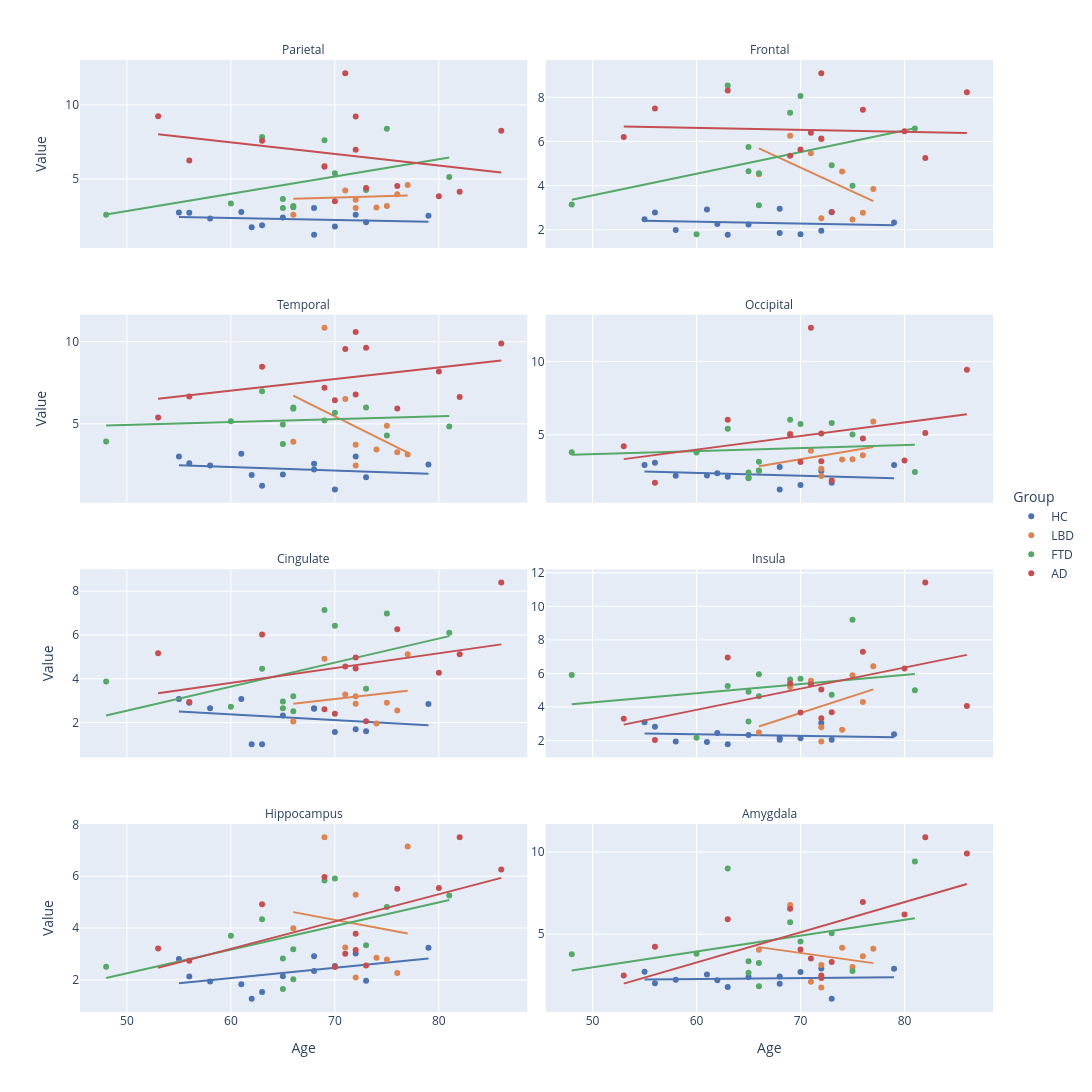

Notebook code cell kept with this figure:
### Code cell
#| label: notebook_fig_brainRois_MhD_lmplots
fig = px.scatter(
    df_brain_grouped_mahallanobis_melted,
    x='age',
    y='value',
    color='group',
    facet_col='structure',
    facet_col_wrap=2,
    category_orders={
        'structure': structure_order,
        'group': group_order,
    },
    color_discrete_map=group_colors,
    trendline='ols',
    labels={
        'age': 'Age',
        'value': 'Value',
        'group': 'Group',
    },
)

# sharey=False equivalent: let each facet have its own y-axis range
fig.update_yaxes(matches=None, showticklabels=True)

# px.scatter + trendline creates a duplicate legend entry per group
# (one for points, one for the "...,trendline" line) — collapse to one
seen = set()
for trace in fig.data:
    base_name = trace.name.split(',')[0]
    trace.legendgroup = base_name
    if 'trendline' in trace.name:
        trace.showlegend = False
    elif base_name in seen:
        trace.showlegend = False
    else:
        trace.name = base_name
        seen.add(base_name)

# clean up facet titles ("structure=Hippocampus" -> "Hippocampus")
fig.for_each_annotation(lambda a: a.update(text=a.text.split('=')[-1]))

fig.update_layout(
    width=1100,
    height=1600,
    legend=dict(
        orientation='v',
        yanchor='middle', y=0.5,
        xanchor='left', x=1.02,
    ),
)

fig

### Figure 1 — Plotly figure (JSON) as saved in the notebook; plotly's stock layout.template omitted (floating-point values rounded to 4 significant figures)
{"data": [{"hovertemplate": "Group=HC<br>structure=Parietal<br>Age=%{x}<br>Value=%{y}<extra></extra>", "legendgroup": "HC", "marker": {"color": "#4C72B0", "symbol": "circle"}, "mode": "markers", "name": "HC", "orientation": "v", "showlegend": true, "type": "scatter", "x": [63, 68, 70, 79, 56, 73, 62, 65, 68, 72, 58, 55, 61], "xaxis": "x7", "y": [1.881, 3.049, 1.792, 2.523, 2.72, 2.082, 1.751, 2.406, 1.234, 2.597, 2.342, 2.744, 2.778], "yaxis": "y7"}, {"hovertemplate": "<b>OLS trendline</b><br>value = -0.0131226 * age + 3.15797<br>R<sup>2</sup>=0.032447<br><br>Group=HC<br>structure=Parietal<br>Age=%{x}<br>Value=%{y} <b>(trend)</b><extra></extra>", "legendgroup": "HC", "marker": {"color": "#4C72B0", "symbol": "circle"}, "mode": "lines", "name": "HC", "showlegend": false, "type": "scatter", "x": [55, 56, 58, 61, 62, 63, 65, 68, 68, 70, 72, 73, 79], "xaxis": "x7", "y": [2.436, 2.423, 2.397, 2.357, 2.344, 2.331, 2.305, 2.266, 2.266, 2.239, 2.213, 2.2, 2.121], "yaxis": "y7"}, {"hovertemplate": "Group=LBD<br>structure=Parietal<br>Age=%{x}<br>Value=%{y}<extra></extra>", "legendgroup": "LBD", "marker": {"color": "#DD8452", "symbol": "circle"}, "mode": "markers", "name": "LBD", "orientation": "v", "showlegend": true, "type": "scatter", "x": [66, 77, 76, 69, 75, 77, 72, 74, 71, 72], "xaxis": "x7", "y": [2.587, NaN, 3.967, 5.879, 3.188, 4.594, 3.595, 3.074, 4.229, 3.053], "yaxis": "y7"}, {"hovertemplate": "<b>OLS trendline</b><br>value = 0.0201497 * age + 2.33632<br>R<sup>2</sup>=0.004902<br><br>Group=LBD<br>structure=Parietal<br>Age=%{x}<br>Value=%{y} <b>(trend)</b><extra></extra>", "legendgroup": "LBD", "marker": {"color": "#DD8452", "symbol": "circle"}, "mode": "lines", "name": "LBD", "showlegend": false, "type": "scatter", "x": [66, 69, 71, 72, 72, 74, 75, 76, 77], "xaxis": "x7", "y": [3.666, 3.727, 3.767, 3.787, 3.787, 3.827, 3.848, 3.868, 3.888], "yaxis": "y7"}, {"hovertemplate": "Group=FTD<br>structure=Parietal<br>Age=%{x}<br>Value=%{y}<extra></extra>", "legendgroup": "FTD", "marker": {"color": "#55A868", "symbol": "circle"}, "mode": "markers", "name": "FTD", "orientation": "v", "showlegend": true, "type": "scatter", "x": [69, 63, 73, 60, 48, 70, 70, 75, 81, 65, 65, 66, 66], "xaxis": "x7", "y": [7.617, 7.837, 4.263, 3.342, 2.599, NaN, 5.384, 8.397, 5.139, 3.053, 3.657, 3.101, 3.176], "yaxis": "y7"}, {"hovertemplate": "<b>OLS trendline</b><br>value = 0.116444 * age + -2.9754<br>R<sup>2</sup>=0.211574<br><br>Group=FTD<br>structure=Parietal<br>Age=%{x}<br>Value=%{y} <b>(trend)</b><extra></extra>", "legendgroup": "FTD", "marker": {"color": "#55A868", "symbol": "circle"}, "mode": "lines", "name": "FTD", "showlegend": false, "type": "scatter", "x": [48, 60, 63, 65, 65, 66, 66, 69, 70, 73, 75, 81], "xaxis": "x7", "y": [2.614, 4.011, 4.361, 4.593, 4.593, 4.71, 4.71, 5.059, 5.176, 5.525, 5.758, 6.457], "yaxis": "y7"}, {"hovertemplate": "Group=AD<br>structure=Parietal<br>Age=%{x}<br>Value=%{y}<extra></extra>", "legendgroup": "AD", "marker": {"color": "#C44E52", "symbol": "circle"}, "mode": "markers", "name": "AD", "orientation": "v", "showlegend": true, "type": "scatter", "x": [72, 60, 69, 56, 76, 86, 80, 53, 72, 71, 70, 82, 73, 63], "xaxis": "x7", "y": [9.212, NaN, 5.826, 6.253, 4.533, 8.255, 3.846, 9.238, 6.979, 12.14, 3.502, 4.15, 4.395, 7.577], "yaxis": "y7"}, {"hovertemplate": "<b>OLS trendline</b><br>value = -0.0781571 * age + 12.1574<br>R<sup>2</sup>=0.080777<br><br>Group=AD<br>structure=Parietal<br>Age=%{x}<br>Value=%{y} <b>(trend)</b><extra></extra>", "legendgroup": "AD", "marker": {"color": "#C44E52", "symbol": "circle"}, "mode": "lines", "name": "AD", "showlegend": false, "type": "scatter", "x": [53, 56, 63, 69, 70, 71, 72, 72, 73, 76, 80, 82, 86], "xaxis": "x7", "y": [8.015, 7.781, 7.234, 6.765, 6.686, 6.608, 6.53, 6.53, 6.452, 6.217, 5.905, 5.749, 5.436], "yaxis": "y7"}, {"hovertemplate": "Group=HC<br>structure=Frontal<br>Age=%{x}<br>Value=%{y}<extra></extra>", "legendgroup": "HC", "marker": {"color": "#4C72B0", "symbol": "circle"}, "mode": "markers", "name": "HC", "orientation": "v", "showlegend": false, "type": "scatter", "x": [63, 68, 70, 79, 56, 73, 62, 65, 68, 72, 58, 55, 61], "xaxis": "x8", "y": [1.767, 2.95, 1.8, 2.331, 2.784, 2.793, 2.263, 2.239, 1.855, 1.951, 1.989, 2.475, 2.913], "yaxis": "y8"}, {"hovertemplate": "<b>OLS trendline</b><br>value = -0.00859583 * age + 2.87821<br>R<sup>2</sup>=0.019921<br><br>Group=HC<br>structure=Frontal<br>Age=%{x}<br>Value=%{y} <b>(trend)</b><extra></extra>", "legendgroup": "HC", "marker": {"color": "#4C72B0", "symbol": "circle"}, "mode": "lines", "name": "HC", "showlegend": false, "type": "scatter", "x": [55, 56, 58, 61, 62, 63, 65, 68, 68, 70, 72, 73, 79], "xaxis": "x8", "y": [2.405, 2.397, 2.38, 2.354, 2.345, 2.337, 2.319, 2.294, 2.294, 2.277, 2.259, 2.251, 2.199], "yaxis": "y8"}, {"hovertemplate": "Group=LBD<br>structure=Frontal<br>Age=%{x}<br>Value=%{y}<extra></extra>", "legendgroup": "LBD", "marker": {"color": "#DD8452", "symbol": "circle"}, "mode": "markers", "name": "LBD", "orientation": "v", "showlegend": false, "type": "scatter", "x": [66, 77, 76, 69, 75, 77, 72, 74, 71, 72], "xaxis": "x8", "y": [4.511, NaN, 2.774, 6.254, 2.469, 3.849, 6.095, 4.635, 5.463, 2.52], "yaxis": "y8"}, {"hovertemplate": "<b>OLS trendline</b><br>value = -0.218055 * age + 20.0825<br>R<sup>2</sup>=0.265373<br><br>Group=LBD<br>structure=Frontal<br>Age=%{x}<br>Value=%{y} <b>(trend)</b><extra></extra>", "legendgroup": "LBD", "marker": {"color": "#DD8452", "symbol": "circle"}, "mode": "lines", "name": "LBD", "showlegend": false, "type": "scatter", "x": [66, 69, 71, 72, 72, 74, 75, 76, 77], "xaxis": "x8", "y": [5.691, 5.037, 4.601, 4.383, 4.383, 3.946, 3.728, 3.51, 3.292], "yaxis": "y8"}, {"hovertemplate": "Group=FTD<br>structure=Frontal<br>Age=%{x}<br>Value=%{y}<extra></extra>", "legendgroup": "FTD", "marker": {"color": "#55A868", "symbol": "circle"}, "mode": "markers", "name": "FTD", "orientation": "v", "showlegend": false, "type": "scatter", "x": [69, 63, 73, 60, 48, 70, 70, 75, 81, 65, 65, 66, 66], "xaxis": "x8", "y": [7.305, 8.537, 4.922, 1.793, 3.143, NaN, 8.062, 3.998, 6.586, 4.647, 5.753, 3.108, 4.561], "yaxis": "y8"}, {"hovertemplate": "<b>OLS trendline</b><br>value = 0.0983851 * age + -1.3659<br>R<sup>2</sup>=0.148731<br><br>Group=FTD<br>structure=Frontal<br>Age=%{x}<br>Value=%{y} <b>(trend)</b><extra></extra>", "legendgroup": "FTD", "marker": {"color": "#55A868", "symbol": "circle"}, "mode": "lines", "name": "FTD", "showlegend": false, "type": "scatter", "x": [48, 60, 63, 65, 65, 66, 66, 69, 70, 73, 75, 81], "xaxis": "x8", "y": [3.357, 4.537, 4.832, 5.029, 5.029, 5.128, 5.128, 5.423, 5.521, 5.816, 6.013, 6.603], "yaxis": "y8"}, {"hovertemplate": "Group=AD<br>structure=Frontal<br>Age=%{x}<br>Value=%{y}<extra></extra>", "legendgroup": "AD", "marker": {"color": "#C44E52", "symbol": "circle"}, "mode": "markers", "name": "AD", "orientation": "v", "showlegend": false, "type": "scatter", "x": [72, 60, 69, 56, 76, 86, 80, 53, 72, 71, 70, 82, 73, 63], "xaxis": "x8", "y": [9.097, NaN, 5.349, 7.497, 7.435, 8.227, 6.462, 6.198, 6.131, 6.398, 5.633, 5.247, 2.805, 8.315], "yaxis": "y8"}, {"hovertemplate": "<b>OLS trendline</b><br>value = -0.0089045 * age + 7.15472<br>R<sup>2</sup>=0.002632<br><br>Group=AD<br>structure=Frontal<br>Age=%{x}<br>Value=%{y} <b>(trend)</b><extra></extra>", "legendgroup": "AD", "marker": {"color": "#C44E52", "symbol": "circle"}, "mode": "lines", "name": "AD", "showlegend": false, "type": "scatter", "x": [53, 56, 63, 69, 70, 71, 72, 72, 73, 76, 80, 82, 86], "xaxis": "x8", "y": [6.683, 6.656, 6.594, 6.54, 6.531, 6.523, 6.514, 6.514, 6.505, 6.478, 6.442, 6.425, 6.389], "yaxis": "y8"}, {"hovertemplate": "Group=HC<br>structure=Temporal<br>Age=%{x}<br>Value=%{y}<extra></extra>", "legendgroup": "HC", "marker": {"color": "#4C72B0", "symbol": "circle"}, "mode": "markers", "name": "HC", "orientation": "v", "showlegend": false, "type": "scatter", "x": [63, 68, 70, 79, 56, 73, 62, 65, 68, 72, 58, 55, 61], "xaxis": "x5", "y": [1.24, 2.575, 1.006, 2.534, 2.597, 1.745, 1.896, 1.914, 2.219, 3.01, 2.472, 3.022, 3.182], "yaxis": "y5"}, {"hovertemplate": "<b>OLS trendline</b><br>value = -0.0216373 * age + 3.67721<br>R<sup>2</sup>=0.052263<br><br>Group=HC<br>structure=Temporal<br>Age=%{x}<br>Value=%{y} <b>(trend)</b><extra></extra>", "legendgroup": "HC", "marker": {"color": "#4C72B0", "symbol": "circle"}, "mode": "lines", "name": "HC", "showlegend": false, "type": "scatter", "x": [55, 56, 58, 61, 62, 63, 65, 68, 68, 70, 72, 73, 79], "xaxis": "x5", "y": [2.487, 2.466, 2.422, 2.357, 2.336, 2.314, 2.271, 2.206, 2.206, 2.163, 2.119, 2.098, 1.968], "yaxis": "y5"}, {"hovertemplate": "Group=LBD<br>structure=Temporal<br>Age=%{x}<br>Value=%{y}<extra></extra>", "legendgroup": "LBD", "marker": {"color": "#DD8452", "symbol": "circle"}, "mode": "markers", "name": "LBD", "orientation": "v", "showlegend": false, "type": "scatter", "x": [66, 77, 76, 69, 75, 77, 72, 74, 71, 72], "xaxis": "x5", "y": [3.912, NaN, 3.272, 10.84, 4.884, 3.141, 3.733, 3.445, 6.512, 2.465], "yaxis": "y5"}, {"hovertemplate": "<b>OLS trendline</b><br>value = -0.314847 * age + 27.4984<br>R<sup>2</sup>=0.181639<br><br>Group=LBD<br>structure=Temporal<br>Age=%{x}<br>Value=%{y} <b>(trend)</b><extra></extra>", "legendgroup": "LBD", "marker": {"color": "#DD8452", "symbol": "circle"}, "mode": "lines", "name": "LBD", "showlegend": false, "type": "scatter", "x": [66, 69, 71, 72, 72, 74, 75, 76, 77], "xaxis": "x5", "y": [6.718, 5.774, 5.144, 4.829, 4.829, 4.2, 3.885, 3.57, 3.255], "yaxis": "y5"}, {"hovertemplate": "Group=FTD<br>structure=Temporal<br>Age=%{x}<br>Value=%{y}<extra></extra>", "legendgroup": "FTD", "marker": {"color": "#55A868", "symbol": "circle"}, "mode": "markers", "name": "FTD", "orientation": "v", "showlegend": false, "type": "scatter", "x": [69, 63, 73, 60, 48, 70, 70, 75, 81, 65, 65, 66, 66], "xaxis": "x5", "y": [5.201, 6.985, 5.998, 5.163, 3.929, NaN, 5.672, 4.286, 4.839, 3.779, 4.965, 5.923, 5.992], "yaxis": "y5"}, {"hovertemplate": "<b>OLS trendline</b><br>value = 0.0174539 * age + 4.06274<br>R<sup>2</sup>=0.023031<br><br>Group=FTD<br>structure=Temporal<br>Age=%{x}<br>Value=%{y} <b>(trend)</b><extra></extra>", "legendgroup": "FTD", "marker": {"color": "#55A868", "symbol": "circle"}, "mode": "lines", "name": "FTD", "showlegend": false, "type": "scatter", "x": [48, 60, 63, 65, 65, 66, 66, 69, 70, 73, 75, 81], "xaxis": "x5", "y": [4.901, 5.11, 5.162, 5.197, 5.197, 5.215, 5.215, 5.267, 5.285, 5.337, 5.372, 5.477], "yaxis": "y5"}, {"hovertemplate": "Group=AD<br>structure=Temporal<br>Age=%{x}<br>Value=%{y}<extra></extra>", "legendgroup": "AD", "marker": {"color": "#C44E52", "symbol": "circle"}, "mode": "markers", "name": "AD", "orientation": "v", "showlegend": false, "type": "scatter", "x": [72, 60, 69, 56, 76, 86, 80, 53, 72, 71, 70, 82, 73, 63], "xaxis": "x5", "y": [10.58, NaN, 7.193, 6.666, 5.934, 9.889, 8.19, 5.387, 6.78, 9.552, 6.432, 6.632, 9.635, 8.467], "yaxis": "y5"}, {"hovertemplate": "<b>OLS trendline</b><br>value = 0.0704394 * age + 2.79379<br>R<sup>2</sup>=0.155437<br><br>Group=AD<br>structure=Temporal<br>Age=%{x}<br>Value=%{y} <b>(trend)</b><extra></extra>", "legendgroup": "AD", "marker": {"color": "#C44E52", "symbol": "circle"}, "mode": "lines", "name": "AD", "showlegend": false, "type": "scatter", "x": [53, 56, 63, 69, 70, 71, 72, 72, 73, 76, 80, 82, 86], "xaxis": "x5", "y": [6.527, 6.738, 7.231, 7.654, 7.725, 7.795, 7.865, 7.865, 7.936, 8.147, 8.429, 8.57, 8.852], "yaxis": "y5"}, {"hovertemplate": "Group=HC<br>structure=Occipital<br>Age=%{x}<br>Value=%{y}<extra></extra>", "legendgroup": "HC", "marker": {"color": "#4C72B0", "symbol": "circle"}, "mode": "markers", "name": "HC", "orientation": "v", "showlegend": false, "type": "scatter", "x": [63, 68, 70, 79, 56, 73, 62, 65, 68, 72, 58, 55, 61], "xaxis": "x6", "y": [2.123, 2.793, 1.57, 2.927, 3.086, 1.722, 2.369, 2.065, 1.259, 2.525, 2.193, 2.938, 2.211], "yaxis": "y6"}, {"hovertemplate": "<b>OLS trendline</b><br>value = -0.0192475 * age + 3.54942<br>R<sup>2</sup>=0.059830<br><br>Group=HC<br>structure=Occipital<br>Age=%{x}<br>Value=%{y} <b>(trend)</b><extra></extra>", "legendgroup": "HC", "marker": {"color": "#4C72B0", "symbol": "circle"}, "mode": "lines", "name": "HC", "showlegend": false, "type": "scatter", "x": [55, 56, 58, 61, 62, 63, 65, 68, 68, 70, 72, 73, 79], "xaxis": "x6", "y": [2.491, 2.472, 2.433, 2.375, 2.356, 2.337, 2.298, 2.241, 2.241, 2.202, 2.164, 2.144, 2.029], "yaxis": "y6"}, {"hovertemplate": "Group=LBD<br>structure=Occipital<br>Age=%{x}<br>Value=%{y}<extra></extra>", "legendgroup": "LBD", "marker": {"color": "#DD8452", "symbol": "circle"}, "mode": "markers", "name": "LBD", "orientation": "v", "showlegend": false, "type": "scatter", "x": [66, 77, 76, 69, 75, 77, 72, 74, 71, 72], "xaxis": "x6", "y": [2.551, NaN, 3.608, 5.072, 3.33, 5.909, 2.684, 3.318, 3.914, 2.176], "yaxis": "y6"}, {"hovertemplate": "<b>OLS trendline</b><br>value = 0.119035 * age + -5.00544<br>R<sup>2</sup>=0.118799<br><br>Group=LBD<br>structure=Occipital<br>Age=%{x}<br>Value=%{y} <b>(trend)</b><extra></extra>", "legendgroup": "LBD", "marker": {"color": "#DD8452", "symbol": "circle"}, "mode": "lines", "name": "LBD", "showlegend": false, "type": "scatter", "x": [66, 69, 71, 72, 72, 74, 75, 76, 77], "xaxis": "x6", "y": [2.851, 3.208, 3.446, 3.565, 3.565, 3.803, 3.922, 4.041, 4.16], "yaxis": "y6"}, {"hovertemplate": "Group=FTD<br>structure=Occipital<br>Age=%{x}<br>Value=%{y}<extra></extra>", "legendgroup": "FTD", "marker": {"color": "#55A868", "symbol": "circle"}, "mode": "markers", "name": "FTD", "orientation": "v", "showlegend": false, "type": "scatter", "x": [69, 63, 73, 60, 48, 70, 70, 75, 81, 65, 65, 66, 66], "xaxis": "x6", "y": [6.024, 5.412, 5.795, 3.788, 3.813, NaN, 5.731, 5.016, 2.456, 2.022, 2.429, 3.162, 2.548], "yaxis": "y6"}, {"hovertemplate": "<b>OLS trendline</b><br>value = 0.0206446 * age + 2.63837<br>R<sup>2</sup>=0.012690<br><br>Group=FTD<br>structure=Occipital<br>Age=%{x}<br>Value=%{y} <b>(trend)</b><extra></extra>", "legendgroup": "FTD", "marker": {"color": "#55A868", "symbol": "circle"}, "mode": "lines", "name": "FTD", "showlegend": false, "type": "scatter", "x": [48, 60, 63, 65, 65, 66, 66, 69, 70, 73, 75, 81], "xaxis": "x6", "y": [3.629, 3.877, 3.939, 3.98, 3.98, 4.001, 4.001, 4.063, 4.083, 4.145, 4.187, 4.311], "yaxis": "y6"}, {"hovertemplate": "Group=AD<br>structure=Occipital<br>Age=%{x}<br>Value=%{y}<extra></extra>", "legendgroup": "AD", "marker": {"color": "#C44E52", "symbol": "circle"}, "mode": "markers", "name": "AD", "orientation": "v", "showlegend": false, "type": "scatter", "x": [72, 60, 69, 56, 76, 86, 80, 53, 72, 71, 70, 82, 73, 63], "xaxis": "x6", "y": [5.083, NaN, 5.004, 1.723, 4.75, 9.44, 3.249, 4.209, 3.187, 12.3, 3.143, 5.124, 1.869, 6.024], "yaxis": "y6"}, {"hovertemplate": "<b>OLS trendline</b><br>value = 0.092926 * age + -1.58955<br>R<sup>2</sup>=0.088393<br><br>Group=AD<br>structure=Occipital<br>Age=%{x}<br>Value=%{y} <b>(trend)</b><extra></extra>", "legendgroup": "AD", "marker": {"color": "#C44E52", "symbol": "circle"}, "mode": "lines", "name": "AD", "showlegend": false, "type": "scatter", "x": [53, 56, 63, 69, 70, 71, 72, 72, 73, 76, 80, 82, 86], "xaxis": "x6", "y": [3.336, 3.614, 4.265, 4.822, 4.915, 5.008, 5.101, 5.101, 5.194, 5.473, 5.845, 6.03, 6.402], "yaxis": "y6"}, {"hovertemplate": "Group=HC<br>structure=Cingulate<br>Age=%{x}<br>Value=%{y}<extra></extra>", "legendgroup": "HC", "marker": {"color": "#4C72B0", "symbol": "circle"}, "mode": "markers", "name": "HC", "orientation": "v", "showlegend": false, "type": "scatter", "x": [63, 68, 70, 79, 56, 73, 62, 65, 68, 72, 58, 55, 61], "xaxis": "x3", "y": [1.017, 2.657, 1.573, 2.85, 2.905, 1.604, 1.02, 2.323, 2.636, 1.701, 2.659, 3.077, 3.079], "yaxis": "y3"}, {"hovertemplate": "<b>OLS trendline</b><br>value = -0.0258605 * age + 3.92938<br>R<sup>2</sup>=0.059390<br><br>Group=HC<br>structure=Cingulate<br>Age=%{x}<br>Value=%{y} <b>(trend)</b><extra></extra>", "legendgroup": "HC", "marker": {"color": "#4C72B0", "symbol": "circle"}, "mode": "lines", "name": "HC", "showlegend": false, "type": "scatter", "x": [55, 56, 58, 61, 62, 63, 65, 68, 68, 70, 72, 73, 79], "xaxis": "x3", "y": [2.507, 2.481, 2.429, 2.352, 2.326, 2.3, 2.248, 2.171, 2.171, 2.119, 2.067, 2.042, 1.886], "yaxis": "y3"}, {"hovertemplate": "Group=LBD<br>structure=Cingulate<br>Age=%{x}<br>Value=%{y}<extra></extra>", "legendgroup": "LBD", "marker": {"color": "#DD8452", "symbol": "circle"}, "mode": "markers", "name": "LBD", "orientation": "v", "showlegend": false, "type": "scatter", "x": [66, 77, 76, 69, 75, 77, 72, 74, 71, 72], "xaxis": "x3", "y": [2.055, NaN, 2.551, 4.915, 2.905, 5.128, 3.209, 1.962, 3.286, 2.867], "yaxis": "y3"}, {"hovertemplate": "<b>OLS trendline</b><br>value = 0.0538339 * age + -0.691521<br>R<sup>2</sup>=0.028101<br><br>Group=LBD<br>structure=Cingulate<br>Age=%{x}<br>Value=%{y} <b>(trend)</b><extra></extra>", "legendgroup": "LBD", "marker": {"color": "#DD8452", "symbol": "circle"}, "mode": "lines", "name": "LBD", "showlegend": false, "type": "scatter", "x": [66, 69, 71, 72, 72, 74, 75, 76, 77], "xaxis": "x3", "y": [2.862, 3.023, 3.131, 3.185, 3.185, 3.292, 3.346, 3.4, 3.454], "yaxis": "y3"}, {"hovertemplate": "Group=FTD<br>structure=Cingulate<br>Age=%{x}<br>Value=%{y}<extra></extra>", "legendgroup": "FTD", "marker": {"color": "#55A868", "symbol": "circle"}, "mode": "markers", "name": "FTD", "orientation": "v", "showlegend": false, "type": "scatter", "x": [69, 63, 73, 60, 48, 70, 70, 75, 81, 65, 65, 66, 66], "xaxis": "x3", "y": [7.148, 4.466, 3.55, 2.73, 3.881, NaN, 6.42, 6.984, 6.108, 2.654, 2.964, 2.515, 3.203], "yaxis": "y3"}, {"hovertemplate": "<b>OLS trendline</b><br>value = 0.109791 * age + -2.94354<br>R<sup>2</sup>=0.255597<br><br>Group=FTD<br>structure=Cingulate<br>Age=%{x}<br>Value=%{y} <b>(trend)</b><extra></extra>", "legendgroup": "FTD", "marker": {"color": "#55A868", "symbol": "circle"}, "mode": "lines", "name": "FTD", "showlegend": false, "type": "scatter", "x": [48, 60, 63, 65, 65, 66, 66, 69, 70, 73, 75, 81], "xaxis": "x3", "y": [2.326, 3.644, 3.973, 4.193, 4.193, 4.303, 4.303, 4.632, 4.742, 5.071, 5.291, 5.95], "yaxis": "y3"}, {"hovertemplate": "Group=AD<br>structure=Cingulate<br>Age=%{x}<br>Value=%{y}<extra></extra>", "legendgroup": "AD", "marker": {"color": "#C44E52", "symbol": "circle"}, "mode": "markers", "name": "AD", "orientation": "v", "showlegend": false, "type": "scatter", "x": [72, 60, 69, 56, 76, 86, 80, 53, 72, 71, 70, 82, 73, 63], "xaxis": "x3", "y": [4.468, NaN, 2.61, 2.942, 6.26, 8.399, 4.273, 5.173, 4.971, 4.568, 2.402, 5.127, 2.063, 6.021], "yaxis": "y3"}, {"hovertemplate": "<b>OLS trendline</b><br>value = 0.0675261 * age + -0.23467<br>R<sup>2</sup>=0.129032<br><br>Group=AD<br>structure=Cingulate<br>Age=%{x}<br>Value=%{y} <b>(trend)</b><extra></extra>", "legendgroup": "AD", "marker": {"color": "#C44E52", "symbol": "circle"}, "mode": "lines", "name": "AD", "showlegend": false, "type": "scatter", "x": [53, 56, 63, 69, 70, 71, 72, 72, 73, 76, 80, 82, 86], "xaxis": "x3", "y": [3.344, 3.547, 4.019, 4.425, 4.492, 4.56, 4.627, 4.627, 4.695, 4.897, 5.167, 5.302, 5.573], "yaxis": "y3"}, {"hovertemplate": "Group=HC<br>structure=Insula<br>Age=%{x}<br>Value=%{y}<extra></extra>", "legendgroup": "HC", "marker": {"color": "#4C72B0", "symbol": "circle"}, "mode": "markers", "name": "HC", "orientation": "v", "showlegend": false, "type": "scatter", "x": [63, 68, 70, 79, 56, 73, 62, 65, 68, 72, 58, 55, 61], "xaxis": "x4", "y": [1.782, 2.049, 2.132, 2.373, 2.815, 2.048, 2.445, 2.333, 2.161, 3.045, 1.943, 3.085, 1.918], "yaxis": "y4"}, {"hovertemplate": "<b>OLS trendline</b><br>value = -0.00940468 * age + 2.93248<br>R<sup>2</sup>=0.024757<br><br>Group=HC<br>structure=Insula<br>Age=%{x}<br>Value=%{y} <b>(trend)</b><extra></extra>", "legendgroup": "HC", "marker": {"color": "#4C72B0", "symbol": "circle"}, "mode": "lines", "name": "HC", "showlegend": false, "type": "scatter", "x": [55, 56, 58, 61, 62, 63, 65, 68, 68, 70, 72, 73, 79], "xaxis": "x4", "y": [2.415, 2.406, 2.387, 2.359, 2.349, 2.34, 2.321, 2.293, 2.293, 2.274, 2.255, 2.246, 2.19], "yaxis": "y4"}, {"hovertemplate": "Group=LBD<br>structure=Insula<br>Age=%{x}<br>Value=%{y}<extra></extra>", "legendgroup": "LBD", "marker": {"color": "#DD8452", "symbol": "circle"}, "mode": "markers", "name": "LBD", "orientation": "v", "showlegend": false, "type": "scatter", "x": [66, 77, 76, 69, 75, 77, 72, 74, 71, 72], "xaxis": "x4", "y": [2.476, NaN, 4.295, 5.189, 5.894, 6.431, 2.786, 2.637, 5.563, 1.942], "yaxis": "y4"}, {"hovertemplate": "<b>OLS trendline</b><br>value = 0.201218 * age + -10.4425<br>R<sup>2</sup>=0.171662<br><br>Group=LBD<br>structure=Insula<br>Age=%{x}<br>Value=%{y} <b>(trend)</b><extra></extra>", "legendgroup": "LBD", "marker": {"color": "#DD8452", "symbol": "circle"}, "mode": "lines", "name": "LBD", "showlegend": false, "type": "scatter", "x": [66, 69, 71, 72, 72, 74, 75, 76, 77], "xaxis": "x4", "y": [2.838, 3.442, 3.844, 4.045, 4.045, 4.448, 4.649, 4.85, 5.051], "yaxis": "y4"}, {"hovertemplate": "Group=FTD<br>structure=Insula<br>Age=%{x}<br>Value=%{y}<extra></extra>", "legendgroup": "FTD", "marker": {"color": "#55A868", "symbol": "circle"}, "mode": "markers", "name": "FTD", "orientation": "v", "showlegend": false, "type": "scatter", "x": [69, 63, 73, 60, 48, 70, 70, 75, 81, 65, 65, 66, 66], "xaxis": "x4", "y": [5.643, 5.255, 4.724, 2.168, 5.905, NaN, 5.689, 9.206, 5.002, 4.916, 3.14, 4.634, 5.951], "yaxis": "y4"}, {"hovertemplate": "<b>OLS trendline</b><br>value = 0.0548787 * age + 1.52315<br>R<sup>2</sup>=0.070824<br><br>Group=FTD<br>structure=Insula<br>Age=%{x}<br>Value=%{y} <b>(trend)</b><extra></extra>", "legendgroup": "FTD", "marker": {"color": "#55A868", "symbol": "circle"}, "mode": "lines", "name": "FTD", "showlegend": false, "type": "scatter", "x": [48, 60, 63, 65, 65, 66, 66, 69, 70, 73, 75, 81], "xaxis": "x4", "y": [4.157, 4.816, 4.981, 5.09, 5.09, 5.145, 5.145, 5.31, 5.365, 5.529, 5.639, 5.968], "yaxis": "y4"}, {"hovertemplate": "Group=AD<br>structure=Insula<br>Age=%{x}<br>Value=%{y}<extra></extra>", "legendgroup": "AD", "marker": {"color": "#C44E52", "symbol": "circle"}, "mode": "markers", "name": "AD", "orientation": "v", "showlegend": false, "type": "scatter", "x": [72, 60, 69, 56, 76, 86, 80, 53, 72, 71, 70, 82, 73, 63], "xaxis": "x4", "y": [5.038, NaN, 5.403, 2.026, 7.289, 4.059, 6.296, 3.297, 3.33, 5.352, 3.679, 11.43, 3.691, 6.953], "yaxis": "y4"}, {"hovertemplate": "<b>OLS trendline</b><br>value = 0.126026 * age + -3.72927<br>R<sup>2</sup>=0.242088<br><br>Group=AD<br>structure=Insula<br>Age=%{x}<br>Value=%{y} <b>(trend)</b><extra></extra>", "legendgroup": "AD", "marker": {"color": "#C44E52", "symbol": "circle"}, "mode": "lines", "name": "AD", "showlegend": false, "type": "scatter", "x": [53, 56, 63, 69, 70, 71, 72, 72, 73, 76, 80, 82, 86], "xaxis": "x4", "y": [2.95, 3.328, 4.21, 4.966, 5.093, 5.219, 5.345, 5.345, 5.471, 5.849, 6.353, 6.605, 7.109], "yaxis": "y4"}, {"hovertemplate": "Group=HC<br>structure=Hippocampus<br>Age=%{x}<br>Value=%{y}<extra></extra>", "legendgroup": "HC", "marker": {"color": "#4C72B0", "symbol": "circle"}, "mode": "markers", "name": "HC", "orientation": "v", "showlegend": false, "type": "scatter", "x": [63, 68, 70, 79, 56, 73, 62, 65, 68, 72, 58, 55, 61], "xaxis": "x", "y": [1.533, 2.913, 2.535, 3.241, 2.131, 1.968, 1.269, 2.145, 2.34, 3.022, 1.938, 2.809, 1.832], "yaxis": "y"}, {"hovertemplate": "<b>OLS trendline</b><br>value = 0.0398119 * age + -0.320344<br>R<sup>2</sup>=0.226717<br><br>Group=HC<br>structure=Hippocampus<br>Age=%{x}<br>Value=%{y} <b>(trend)</b><extra></extra>", "legendgroup": "HC", "marker": {"color": "#4C72B0", "symbol": "circle"}, "mode": "lines", "name": "HC", "showlegend": false, "type": "scatter", "x": [55, 56, 58, 61, 62, 63, 65, 68, 68, 70, 72, 73, 79], "xaxis": "x", "y": [1.869, 1.909, 1.989, 2.108, 2.148, 2.188, 2.267, 2.387, 2.387, 2.466, 2.546, 2.586, 2.825], "yaxis": "y"}, {"hovertemplate": "Group=LBD<br>structure=Hippocampus<br>Age=%{x}<br>Value=%{y}<extra></extra>", "legendgroup": "LBD", "marker": {"color": "#DD8452", "symbol": "circle"}, "mode": "markers", "name": "LBD", "orientation": "v", "showlegend": false, "type": "scatter", "x": [66, 77, 76, 69, 75, 77, 72, 74, 71, 72], "xaxis": "x", "y": [3.992, NaN, 2.265, 7.505, 2.783, 7.144, 5.279, 2.85, 3.246, 2.09], "yaxis": "y"}, {"hovertemplate": "<b>OLS trendline</b><br>value = -0.0753363 * age + 9.58602<br>R<sup>2</sup>=0.016550<br><br>Group=LBD<br>structure=Hippocampus<br>Age=%{x}<br>Value=%{y} <b>(trend)</b><extra></extra>", "legendgroup": "LBD", "marker": {"color": "#DD8452", "symbol": "circle"}, "mode": "lines", "name": "LBD", "showlegend": false, "type": "scatter", "x": [66, 69, 71, 72, 72, 74, 75, 76, 77], "xaxis": "x", "y": [4.614, 4.388, 4.237, 4.162, 4.162, 4.011, 3.936, 3.86, 3.785], "yaxis": "y"}, {"hovertemplate": "Group=FTD<br>structure=Hippocampus<br>Age=%{x}<br>Value=%{y}<extra></extra>", "legendgroup": "FTD", "marker": {"color": "#55A868", "symbol": "circle"}, "mode": "markers", "name": "FTD", "orientation": "v", "showlegend": false, "type": "scatter", "x": [69, 63, 73, 60, 48, 70, 70, 75, 81, 65, 65, 66, 66], "xaxis": "x", "y": [5.837, 4.342, 3.339, 3.705, 2.505, NaN, 5.912, 4.809, 5.25, 2.823, 1.651, 3.182, 2.029], "yaxis": "y"}, {"hovertemplate": "<b>OLS trendline</b><br>value = 0.0909741 * age + -2.29035<br>R<sup>2</sup>=0.267661<br><br>Group=FTD<br>structure=Hippocampus<br>Age=%{x}<br>Value=%{y} <b>(trend)</b><extra></extra>", "legendgroup": "FTD", "marker": {"color": "#55A868", "symbol": "circle"}, "mode": "lines", "name": "FTD", "showlegend": false, "type": "scatter", "x": [48, 60, 63, 65, 65, 66, 66, 69, 70, 73, 75, 81], "xaxis": "x", "y": [2.076, 3.168, 3.441, 3.623, 3.623, 3.714, 3.714, 3.987, 4.078, 4.351, 4.533, 5.079], "yaxis": "y"}, {"hovertemplate": "Group=AD<br>structure=Hippocampus<br>Age=%{x}<br>Value=%{y}<extra></extra>", "legendgroup": "AD", "marker": {"color": "#C44E52", "symbol": "circle"}, "mode": "markers", "name": "AD", "orientation": "v", "showlegend": false, "type": "scatter", "x": [72, 60, 69, 56, 76, 86, 80, 53, 72, 71, 70, 82, 73, 63], "xaxis": "x", "y": [3.15, NaN, 5.964, 2.74, 5.515, 6.258, 5.541, 3.212, 3.776, 3.006, 2.494, 7.498, 2.556, 4.916], "yaxis": "y"}, {"hovertemplate": "<b>OLS trendline</b><br>value = 0.105164 * age + -3.11071<br>R<sup>2</sup>=0.356478<br><br>Group=AD<br>structure=Hippocampus<br>Age=%{x}<br>Value=%{y} <b>(trend)</b><extra></extra>", "legendgroup": "AD", "marker": {"color": "#C44E52", "symbol": "circle"}, "mode": "lines", "name": "AD", "showlegend": false, "type": "scatter", "x": [53, 56, 63, 69, 70, 71, 72, 72, 73, 76, 80, 82, 86], "xaxis": "x", "y": [2.463, 2.778, 3.515, 4.146, 4.251, 4.356, 4.461, 4.461, 4.566, 4.882, 5.302, 5.513, 5.933], "yaxis": "y"}, {"hovertemplate": "Group=HC<br>structure=Amygdala<br>Age=%{x}<br>Value=%{y}<extra></extra>", "legendgroup": "HC", "marker": {"color": "#4C72B0", "symbol": "circle"}, "mode": "markers", "name": "HC", "orientation": "v", "showlegend": false, "type": "scatter", "x": [63, 68, 70, 79, 56, 73, 62, 65, 68, 72, 58, 55, 61], "xaxis": "x2", "y": [1.788, 2.429, 2.703, 2.907, 2.026, 1.07, 2.204, 2.392, 1.988, 2.916, 2.233, 2.711, 2.555], "yaxis": "y2"}, {"hovertemplate": "<b>OLS trendline</b><br>value = 0.00581315 * age + 1.92159<br>R<sup>2</sup>=0.006577<br><br>Group=HC<br>structure=Amygdala<br>Age=%{x}<br>Value=%{y} <b>(trend)</b><extra></extra>", "legendgroup": "HC", "marker": {"color": "#4C72B0", "symbol": "circle"}, "mode": "lines", "name": "HC", "showlegend": false, "type": "scatter", "x": [55, 56, 58, 61, 62, 63, 65, 68, 68, 70, 72, 73, 79], "xaxis": "x2", "y": [2.241, 2.247, 2.259, 2.276, 2.282, 2.288, 2.299, 2.317, 2.317, 2.329, 2.34, 2.346, 2.381], "yaxis": "y2"}, {"hovertemplate": "Group=LBD<br>structure=Amygdala<br>Age=%{x}<br>Value=%{y}<extra></extra>", "legendgroup": "LBD", "marker": {"color": "#DD8452", "symbol": "circle"}, "mode": "markers", "name": "LBD", "orientation": "v", "showlegend": false, "type": "scatter", "x": [66, 77, 76, 69, 75, 77, 72, 74, 71, 72], "xaxis": "x2", "y": [4.058, NaN, 3.668, 6.775, 3.012, 4.123, 1.754, 4.18, 2.115, 3.129], "yaxis": "y2"}, {"hovertemplate": "<b>OLS trendline</b><br>value = -0.0884498 * age + 10.0537<br>R<sup>2</sup>=0.045026<br><br>Group=LBD<br>structure=Amygdala<br>Age=%{x}<br>Value=%{y} <b>(trend)</b><extra></extra>", "legendgroup": "LBD", "marker": {"color": "#DD8452", "symbol": "circle"}, "mode": "lines", "name": "LBD", "showlegend": false, "type": "scatter", "x": [66, 69, 71, 72, 72, 74, 75, 76, 77], "xaxis": "x2", "y": [4.216, 3.951, 3.774, 3.685, 3.685, 3.508, 3.42, 3.332, 3.243], "yaxis": "y2"}, {"hovertemplate": "Group=FTD<br>structure=Amygdala<br>Age=%{x}<br>Value=%{y}<extra></extra>", "legendgroup": "FTD", "marker": {"color": "#55A868", "symbol": "circle"}, "mode": "markers", "name": "FTD", "orientation": "v", "showlegend": false, "type": "scatter", "x": [69, 63, 73, 60, 48, 70, 70, 75, 81, 65, 65, 66, 66], "xaxis": "x2", "y": [5.733, 8.993, 5.065, 3.816, 3.79, NaN, 4.564, 2.768, 9.422, 3.353, 2.659, 3.247, 1.832], "yaxis": "y2"}, {"hovertemplate": "<b>OLS trendline</b><br>value = 0.0962351 * age + -1.82015<br>R<sup>2</sup>=0.108566<br><br>Group=FTD<br>structure=Amygdala<br>Age=%{x}<br>Value=%{y} <b>(trend)</b><extra></extra>", "legendgroup": "FTD", "marker": {"color": "#55A868", "symbol": "circle"}, "mode": "lines", "name": "FTD", "showlegend": false, "type": "scatter", "x": [48, 60, 63, 65, 65, 66, 66, 69, 70, 73, 75, 81], "xaxis": "x2", "y": [2.799, 3.954, 4.243, 4.435, 4.435, 4.531, 4.531, 4.82, 4.916, 5.205, 5.397, 5.975], "yaxis": "y2"}, {"hovertemplate": "Group=AD<br>structure=Amygdala<br>Age=%{x}<br>Value=%{y}<extra></extra>", "legendgroup": "AD", "marker": {"color": "#C44E52", "symbol": "circle"}, "mode": "markers", "name": "AD", "orientation": "v", "showlegend": false, "type": "scatter", "x": [72, 60, 69, 56, 76, 86, 80, 53, 72, 71, 70, 82, 73, 63], "xaxis": "x2", "y": [2.492, NaN, 6.546, 4.247, 6.955, 9.908, 6.205, 2.497, 2.334, 3.526, 4.072, 10.91, 3.308, 5.917], "yaxis": "y2"}, {"hovertemplate": "<b>OLS trendline</b><br>value = 0.18356 * age + -7.73182<br>R<sup>2</sup>=0.392208<br><br>Group=AD<br>structure=Amygdala<br>Age=%{x}<br>Value=%{y} <b>(trend)</b><extra></extra>", "legendgroup": "AD", "marker": {"color": "#C44E52", "symbol": "circle"}, "mode": "lines", "name": "AD", "showlegend": false, "type": "scatter", "x": [53, 56, 63, 69, 70, 71, 72, 72, 73, 76, 80, 82, 86], "xaxis": "x2", "y": [1.997, 2.548, 3.832, 4.934, 5.117, 5.301, 5.484, 5.484, 5.668, 6.219, 6.953, 7.32, 8.054], "yaxis": "y2"}], "layout": {"annotations": [{"font": {}, "showarrow": false, "text": "Hippocampus", "x": 0.245, "xanchor": "center", "xref": "paper", "y": 0.1975, "yanchor": "bottom", "yref": "paper"}, {"font": {}, "showarrow": false, "text": "Amygdala", "x": 0.755, "xanchor": "center", "xref": "paper", "y": 0.1975, "yanchor": "bottom", "yref": "paper"}, {"font": {}, "showarrow": false, "text": "Cingulate", "x": 0.245, "xanchor": "center", "xref": "paper", "y": 0.465, "yanchor": "bottom", "yref": "paper"}, {"font": {}, "showarrow": false, "text": "Insula", "x": 0.755, "xanchor": "center", "xref": "paper", "y": 0.465, "yanchor": "bottom", "yref": "paper"}, {"font": {}, "showarrow": false, "text": "Temporal", "x": 0.245, "xanchor": "center", "xref": "paper", "y": 0.7325, "yanchor": "bottom", "yref": "paper"}, {"font": {}, "showarrow": false, "text": "Occipital", "x": 0.755, "xanchor": "center", "xref": "paper", "y": 0.7325, "yanchor": "bottom", "yref": "paper"}, {"font": {}, "showarrow": false, "text": "Parietal", "x": 0.245, "xanchor": "center", "xref": "paper", "y": 1.0, "yanchor": "bottom", "yref": "paper"}, {"font": {}, "showarrow": false, "text": "Frontal", "x": 0.755, "xanchor": "center", "xref": "paper", "y": 1.0, "yanchor": "bottom", "yref": "paper"}], "height": 1600, "legend": {"orientation": "v", "title": {"text": "Group"}, "tracegroupgap": 0, "x": 1.02, "xanchor": "left", "y": 0.5, "yanchor": "middle"}, "margin": {"t": 60}, "width": 1100, "xaxis": {"anchor": "y", "domain": [0.0, 0.49], "title": {"text": "Age"}}, "xaxis2": {"anchor": "y2", "domain": [0.51, 1.0], "matches": "x", "title": {"text": "Age"}}, "xaxis3": {"anchor": "y3", "domain": [0.0, 0.49], "matches": "x", "showticklabels": false}, "xaxis4": {"anchor": "y4", "domain": [0.51, 1.0], "matches": "x", "showticklabels": false}, "xaxis5": {"anchor": "y5", "domain": [0.0, 0.49], "matches": "x", "showticklabels": false}, "xaxis6": {"anchor": "y6", "domain": [0.51, 1.0], "matches": "x", "showticklabels": false}, "xaxis7": {"anchor": "y7", "domain": [0.0, 0.49], "matches": "x", "showticklabels": false}, "xaxis8": {"anchor": "y8", "domain": [0.51, 1.0], "matches": "x", "showticklabels": false}, "yaxis": {"anchor": "x", "domain": [0.0, 0.1975], "showticklabels": true, "title": {"text": "Value"}}, "yaxis2": {"anchor": "x2", "domain": [0.0, 0.1975], "showticklabels": true}, "yaxis3": {"anchor": "x3", "domain": [0.2675, 0.465], "showticklabels": true, "title": {"text": "Value"}}, "yaxis4": {"anchor": "x4", "domain": [0.2675, 0.465], "showticklabels": true}, "yaxis5": {"anchor": "x5", "domain": [0.535, 0.7325], "showticklabels": true, "title": {"text": "Value"}}, "yaxis6": {"anchor": "x6", "domain": [0.535, 0.7325], "showticklabels": true}, "yaxis7": {"anchor": "x7", "domain": [0.8025, 1.0], "showticklabels": true, "title": {"text": "Value"}}, "yaxis8": {"anchor": "x8", "domain": [0.8025, 1.0], "showticklabels": true}}}
